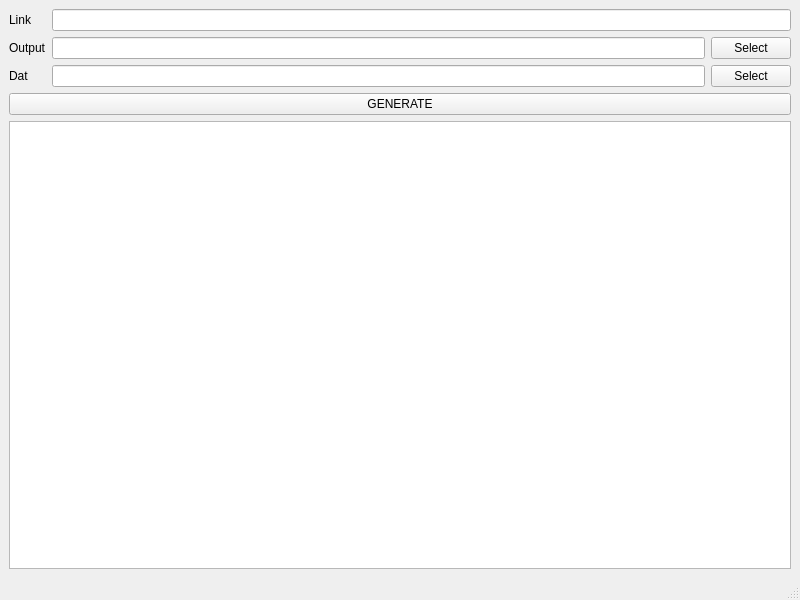
<?xml version="1.0" encoding="UTF-8"?>
<ui version="4.0">
 <class>WeatherGen</class>
 <widget class="QMainWindow" name="WeatherGen">
  <property name="geometry">
   <rect>
    <x>0</x>
    <y>0</y>
    <width>800</width>
    <height>600</height>
   </rect>
  </property>
  <property name="windowTitle">
   <string>WeatherGen</string>
  </property>
  <widget class="QWidget" name="centralwidget">
   <layout class="QGridLayout" name="gridLayout">
    <item row="0" column="0">
     <widget class="QLabel" name="label">
      <property name="text">
       <string>Link</string>
      </property>
     </widget>
    </item>
    <item row="1" column="1">
     <widget class="QLineEdit" name="output"/>
    </item>
    <item row="1" column="2">
     <widget class="QPushButton" name="select">
      <property name="text">
       <string>Select</string>
      </property>
     </widget>
    </item>
    <item row="3" column="0" colspan="3">
     <widget class="QPushButton" name="generate">
      <property name="sizePolicy">
       <sizepolicy hsizetype="Minimum" vsizetype="Maximum">
        <horstretch>0</horstretch>
        <verstretch>0</verstretch>
       </sizepolicy>
      </property>
      <property name="text">
       <string>GENERATE</string>
      </property>
     </widget>
    </item>
    <item row="1" column="0">
     <widget class="QLabel" name="label_2">
      <property name="text">
       <string>Output</string>
      </property>
     </widget>
    </item>
    <item row="0" column="1" colspan="2">
     <widget class="QLineEdit" name="link"/>
    </item>
    <item row="4" column="0" colspan="3">
     <widget class="QPlainTextEdit" name="log"/>
    </item>
    <item row="2" column="2">
     <widget class="QPushButton" name="select1">
      <property name="text">
       <string>Select</string>
      </property>
     </widget>
    </item>
    <item row="2" column="1">
     <widget class="QLineEdit" name="dat"/>
    </item>
    <item row="2" column="0">
     <widget class="QLabel" name="label_3">
      <property name="text">
       <string>Dat</string>
      </property>
     </widget>
    </item>
   </layout>
  </widget>
  <widget class="QMenuBar" name="menubar">
   <property name="geometry">
    <rect>
     <x>0</x>
     <y>0</y>
     <width>800</width>
     <height>28</height>
    </rect>
   </property>
  </widget>
  <widget class="QStatusBar" name="statusbar"/>
 </widget>
 <resources/>
 <connections/>
</ui>
